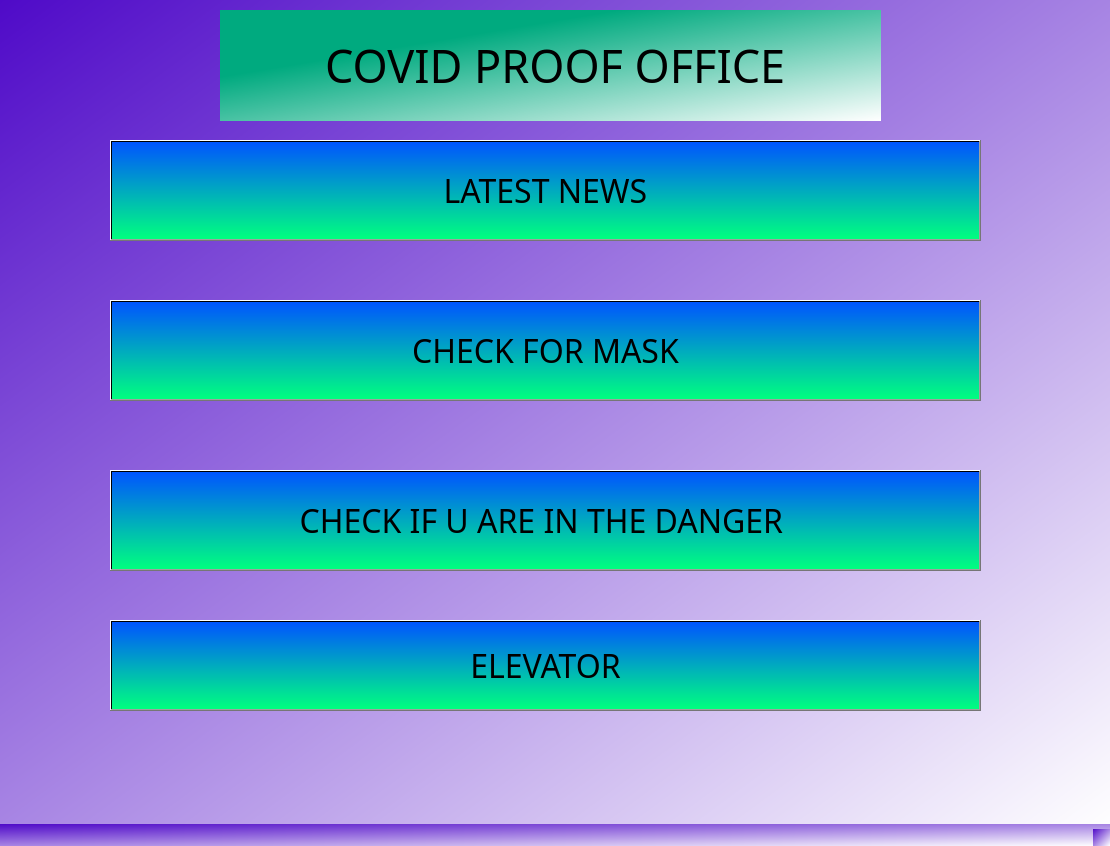
<?xml version="1.0" encoding="UTF-8"?>
<ui version="4.0">
 <class>MainWindow</class>
 <widget class="QMainWindow" name="MainWindow">
  <property name="geometry">
   <rect>
    <x>0</x>
    <y>0</y>
    <width>1110</width>
    <height>846</height>
   </rect>
  </property>
  <property name="windowTitle">
   <string>MainWindow</string>
  </property>
  <property name="styleSheet">
   <string notr="true">background-color: qlineargradient(spread:pad, x1:0, y1:0, x2:1, y2:1, stop:0 rgba(79, 10, 200, 255), stop:1 rgba(255, 255, 255, 255));
border-right-color: rgb(97, 97, 255);
border-left-color: rgb(66, 126, 255);
border-color: rgb(0, 85, 255);</string>
  </property>
  <widget class="QWidget" name="centralwidget">
   <widget class="QPushButton" name="pushButton">
    <property name="geometry">
     <rect>
      <x>110</x>
      <y>140</y>
      <width>871</width>
      <height>101</height>
     </rect>
    </property>
    <property name="font">
     <font>
      <family>Segoe Print</family>
      <pointsize>24</pointsize>
      <weight>50</weight>
      <italic>false</italic>
      <bold>false</bold>
     </font>
    </property>
    <property name="styleSheet">
     <string notr="true">font: 24pt &quot;Playbill&quot;;
font: 24pt &quot;Segoe Print&quot;;
background-color: qlineargradient(spread:pad, x1:0, y1:0, x2:0, y2:1, stop:0 rgba(0, 85, 255, 255), stop:1 rgba(0, 255, 127, 255));</string>
    </property>
    <property name="text">
     <string>LATEST NEWS</string>
    </property>
   </widget>
   <widget class="QPushButton" name="pushButton_2">
    <property name="geometry">
     <rect>
      <x>110</x>
      <y>300</y>
      <width>871</width>
      <height>101</height>
     </rect>
    </property>
    <property name="font">
     <font>
      <family>Segoe Print</family>
      <pointsize>24</pointsize>
      <weight>50</weight>
      <italic>false</italic>
      <bold>false</bold>
     </font>
    </property>
    <property name="styleSheet">
     <string notr="true">font: 24pt &quot;Segoe Print&quot;;
background-color: qlineargradient(spread:pad, x1:0, y1:0, x2:0, y2:1, stop:0 rgba(0, 85, 255, 255), stop:1 rgba(0, 255, 127, 255));</string>
    </property>
    <property name="text">
     <string>CHECK FOR MASK</string>
    </property>
   </widget>
   <widget class="QPushButton" name="pushButton_3">
    <property name="geometry">
     <rect>
      <x>110</x>
      <y>470</y>
      <width>871</width>
      <height>101</height>
     </rect>
    </property>
    <property name="font">
     <font>
      <family>Segoe Print</family>
      <pointsize>24</pointsize>
      <weight>50</weight>
      <italic>false</italic>
      <bold>false</bold>
     </font>
    </property>
    <property name="styleSheet">
     <string notr="true">font: 24pt &quot;Segoe Print&quot;;
background-color: qlineargradient(spread:pad, x1:0, y1:0, x2:0, y2:1, stop:0 rgba(0, 85, 255, 255), stop:1 rgba(0, 255, 127, 255));</string>
    </property>
    <property name="text">
     <string>CHECK IF U ARE IN THE DANGER </string>
    </property>
   </widget>
   <widget class="QPushButton" name="pushButton_4">
    <property name="geometry">
     <rect>
      <x>110</x>
      <y>620</y>
      <width>871</width>
      <height>91</height>
     </rect>
    </property>
    <property name="font">
     <font>
      <family>Segoe Print</family>
      <pointsize>24</pointsize>
      <weight>50</weight>
      <italic>false</italic>
      <bold>false</bold>
     </font>
    </property>
    <property name="styleSheet">
     <string notr="true">font: 24pt &quot;Segoe Print&quot;;
background-color: qlineargradient(spread:pad, x1:0, y1:0, x2:0, y2:1, stop:0 rgba(0, 85, 255, 255), stop:1 rgba(0, 255, 127, 255));</string>
    </property>
    <property name="text">
     <string>ELEVATOR</string>
    </property>
   </widget>
   <widget class="QLabel" name="label">
    <property name="geometry">
     <rect>
      <x>220</x>
      <y>10</y>
      <width>661</width>
      <height>111</height>
     </rect>
    </property>
    <property name="font">
     <font>
      <family>Playbill</family>
      <pointsize>34</pointsize>
      <weight>50</weight>
      <italic>false</italic>
      <bold>false</bold>
     </font>
    </property>
    <property name="styleSheet">
     <string notr="true">font: 34pt &quot;Playbill&quot;;
background-color: qlineargradient(spread:pad, x1:0, y1:0, x2:1, y2:1, stop:0.302083 rgba(0, 170, 127, 255), stop:1 rgba(255, 255, 255, 255));</string>
    </property>
    <property name="text">
     <string>         COVID PROOF OFFICE</string>
    </property>
   </widget>
  </widget>
  <widget class="QMenuBar" name="menubar">
   <property name="geometry">
    <rect>
     <x>0</x>
     <y>0</y>
     <width>1110</width>
     <height>25</height>
    </rect>
   </property>
  </widget>
  <widget class="QStatusBar" name="statusbar"/>
 </widget>
 <resources/>
 <connections/>
</ui>
